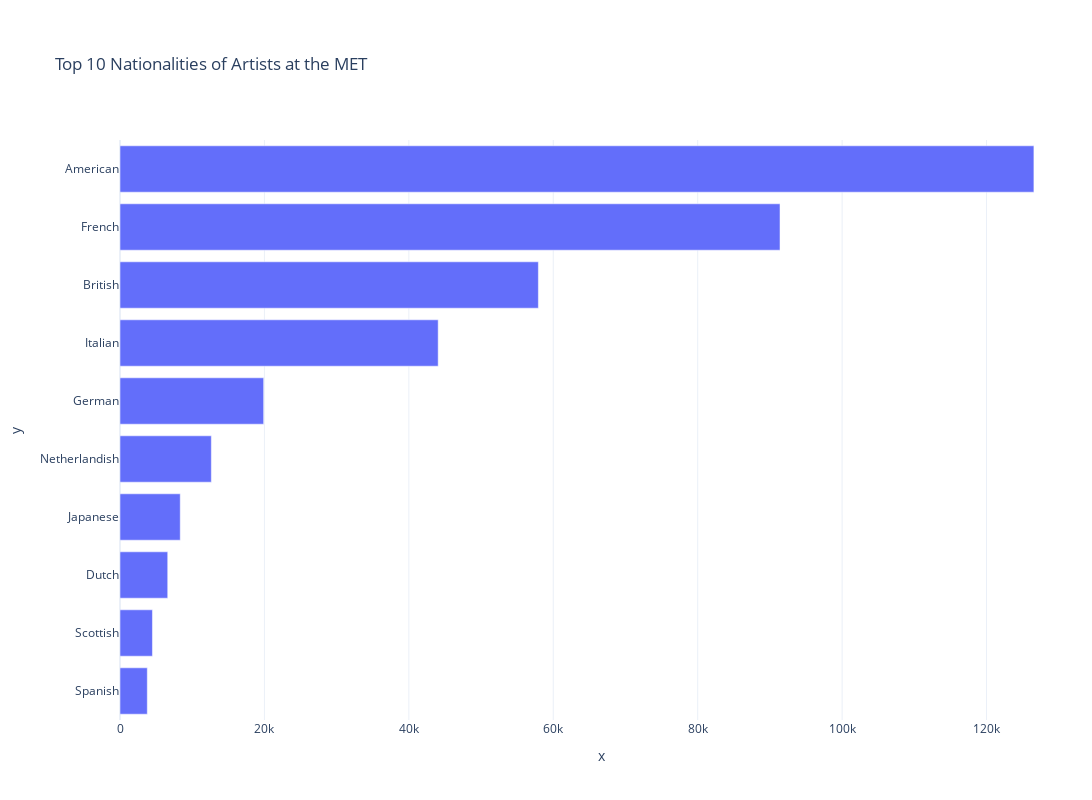

Notebook code cell kept with this figure:
### Code cell
fig = px.bar(x=nationality['Counts'].values, y=nationality['Nationalities'].values,
            orientation='h')

fig.update_layout(
    height=800,
    width=1500,
    yaxis=dict(autorange="reversed"),
    barmode='stack',
    margin=dict(l=120, r=10, t=140, b=80),
    showlegend=True,
    template='plotly_white',
    autosize=True,
    title='Top 10 Nationalities of Artists at the MET'
)



fig.show()

### Figure 1 — Plotly figure (JSON) as saved in the notebook; plotly's stock layout.template omitted (floating-point values rounded to 4 significant figures)
{"data": [{"alignmentgroup": "True", "hovertemplate": "x=%{x}<br>y=%{y}<extra></extra>", "legendgroup": "", "marker": {"color": "#636efa", "pattern": {"shape": ""}}, "name": "", "offsetgroup": "", "orientation": "h", "showlegend": false, "textposition": "auto", "type": "bar", "x": [126558, 91399, 57935, 44062, 19897, 12649, 8342, 6608, 4492, 3780], "xaxis": "x", "y": ["American", "French", "British", "Italian", "German", "Netherlandish", "Japanese", "Dutch", "Scottish", "Spanish"], "yaxis": "y"}], "layout": {"autosize": true, "barmode": "stack", "height": 800, "legend": {"tracegroupgap": 0}, "margin": {"b": 80, "l": 120, "r": 10, "t": 140}, "showlegend": true, "title": {"text": "Top 10 Nationalities of Artists at the MET"}, "width": 1500, "xaxis": {"anchor": "y", "autorange": true, "domain": [0, 1], "range": [0, 133200.0], "title": {"text": "x"}, "type": "linear"}, "yaxis": {"anchor": "x", "autorange": true, "domain": [0, 1], "range": [9.5, -0.5], "title": {"text": "y"}, "type": "category"}}}
